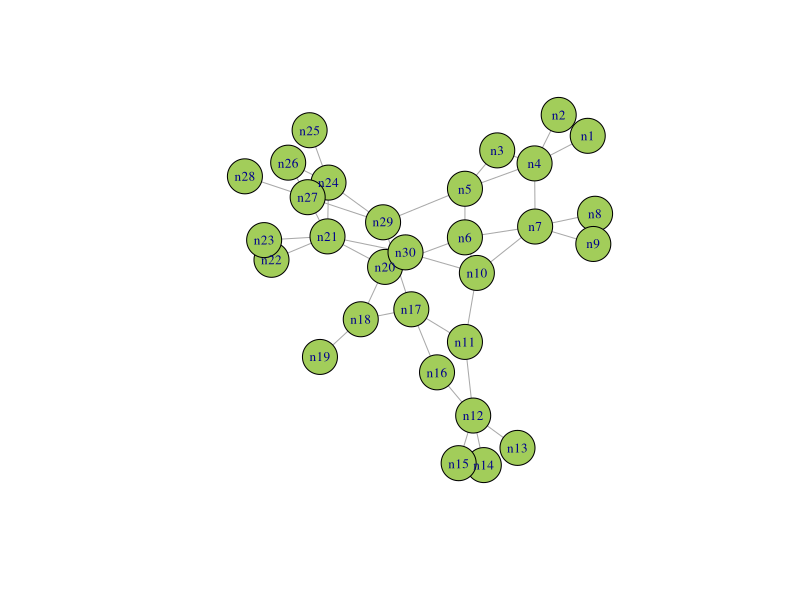

The R script that drew this image: (Note: this script raises an error after producing the figure.)
# Implementing Collective Influence algorithm/calculator in R

library(assertthat)
library(igraph)

# Convenience function for plotting graphs
plotg <- function(g) {
  plot(g, vertex.size=20, vertex.color="darkolivegreen3", vertex.label.cex=0.8)
}

# Graph from Kovacs and Barabasi "News & Views" image
g <- graph(
  c(1,4, 2,4, 3,4, 3,5, 4,5, 4,7, 5,6, 5,29, 6,7, 6,10, 6,20, 7,8, 7,9, 7,10, 10,11, 10,30, 11,12, 11,17, 12,13, 12,14, 12,15, 12,16, 14,15, 16,17, 17,18, 17,29, 18,19, 18,20, 20,21, 21,22, 21,23, 21,24, 21,27, 21,30, 22,23, 24,25, 24,26, 24,27, 24,29, 26,27, 27,28, 27,29),
  directed=FALSE
)

# Give the nodes names. This is useful because as we remove nodes, the numbering
# of nodes will change but the names will remain the same.
g <- set_vertex_attr(g, "name", value=paste("n", as.vector(V(g)), sep=""))

plotg(g)

collective_influence <- function(g, d=3) {
  # Collective Influcence as described by Morone & Makse (2015).
  # In simple terms, it is the product of the reduced degree (degree - 1) of a
  # node and the total reduced degree of all nodes at a distance d from the
  # node.
  #
  # Args:
  #   g: the igraph graph
  #   d: the distance, expressed in # of steps, from a given node (default=3)
  #      Distance must be > 0.
  #      According to Morone & Makse, optimal results can be reached at d=3,4,
  #      but this depends on the size/"radius" of the network
  #      NOTE: the distance d is not inclusive. This means that nodes at a
  #      distance of 3 from our node-of-interest do not include nodes at
  #      distances 1 and 2. Only 3.
  #
  # Returns:
  #   A vector of collective influence for each vertex of the graph
  #   corresponding to the order of vertices output by V(g).
  
  assert_that(d > 0)

  ci <- vector(mode="integer", length=length(V(g)))  # collective influence output
  
  reducedDegreeAll <- degree(g) - 1

  # Only identify nodes at distance d
  nodesAtD <- neighborhood(g, order=d, mindist=d)
  
  for (i in 1:length(nodesAtD)) {
    reducedDegree <- reducedDegreeAll[i]  # i is the index of the node
    rdList <- reducedDegreeAll[as_ids(nodesAtD[[i]])]
    # Setting 0 as default in case the graph doesn't have 2nd-order neighbours
    reducedDegreeNeighbours <- ifelse(length(rdList) > 0, sum(rdList), 0)
    ci[i] <- reducedDegree * reducedDegreeNeighbours
  }

  return(ci)
}


d <- data.frame(node=V(g)$name, PageRank=page_rank(g)$vector, degree=degree(g),
                stringsAsFactors=FALSE)

# Using PageRank centrality or degree, we identify the same top 6 nodes from the
# figure of Kovacs and Barabasi.

# Now we identify the nodes with the highest collective influence
# See Morone & Makse for formal definition of CI.

d$CI <- collective_influence(g, 2)

View(d)


# Now it's time to identify the influencers and destroy the giant component of
# the network, breaking the network apart into smaller non-interconnected 
# subgraphs.

approxLargestEigenvalue <- function(g, d) {
  # Based on correspondence with Flaviano Morone, the giant component of the
  # network is destroyed when the largest eigenvalue of the non-backtracking
  # matrix is equal to 1 (as proved in their paper). This function approximates
  # the largest eigenvalue.
  #
  # Args:
  #   g: the igraph graph
  #   d: the distance, expressed in # of steps, from a given node. Distance must
  #      be > 0. This is passed to collective_influence().
  # 
  # Returns:
  #   An approximation of the largest eigenvalue.
  
  ci <- collective_influence(g, d)
  k <- degree(g)
  lambda <- (mean(ci) / mean(k)) ^ (1 / (d + 1))
  return(lambda)
}

get_influencers <- function(g, d=3) {
  # Runs the collective influence algorithm by successively removing the 
  # maximal influencer from the graph until the giant component has been
  # destroyed.
  #
  # Args:
  #   g: the igraph graph
  #   d: the distance, expressed in # of steps, from a given node (default=3)
  #      Distance must be > 0.
  #      According to Morone & Makse, optimal results can be reached at d=3,4,
  #      but this depends on the size/"radius" of the network
  #      NOTE: the distance d is not inclusive. This means that nodes at a
  #      distance of 3 from our node-of-interest do not include nodes at
  #      distances 1 and 2. Only 3.
  #
  # Returns:
  #   A list containing 2 objects:
  #   1) 
  #   2) A complete list of influencers that, once removed, destroy the giant
  #   component of the network. Returned as a character vector of node names.
 
  ci <- collective_influence(g, d)
  ev <- approxLargestEigenvalue(g, d)
  influencers <- vector("character")
  i <- 1
  
  # Keep removing the maximal CI nodes until the eigenvalue = 1. For practical
  # implementation purposes, we continue removing influencers until ev <= 1.
  while (ev > 1) {
    # update this for each iteration since nodes have been removed
    nodes <- V(g)$name
    
    # If there is a tie for collective influence, just choose the first node
    toBeRemoved <- nodes[which(ci == max(ci))][1]
    influencers[i] <- toBeRemoved
    
    # New network
    g <- delete_vertices(g, toBeRemoved)
    
    # Recompute the CI and largest eigenvalue approximation
    ci <- collective_influence(g, d)
    ev <- approxLargestEigenvalue(g, d)
    
    i <- i + 1
  }
  
  return(list(graph=g, influencers=influencers))
}

out <- get_influencers(g, 2)

influencers <- out[["influencers"]]
g <- out[["graph"]]

print(paste("Final largest eigenvalue =", ev, collapse=" "))
print(paste("The influencers are:", paste(influencers, collapse=" "), collapse=" "))
plotg(g)
